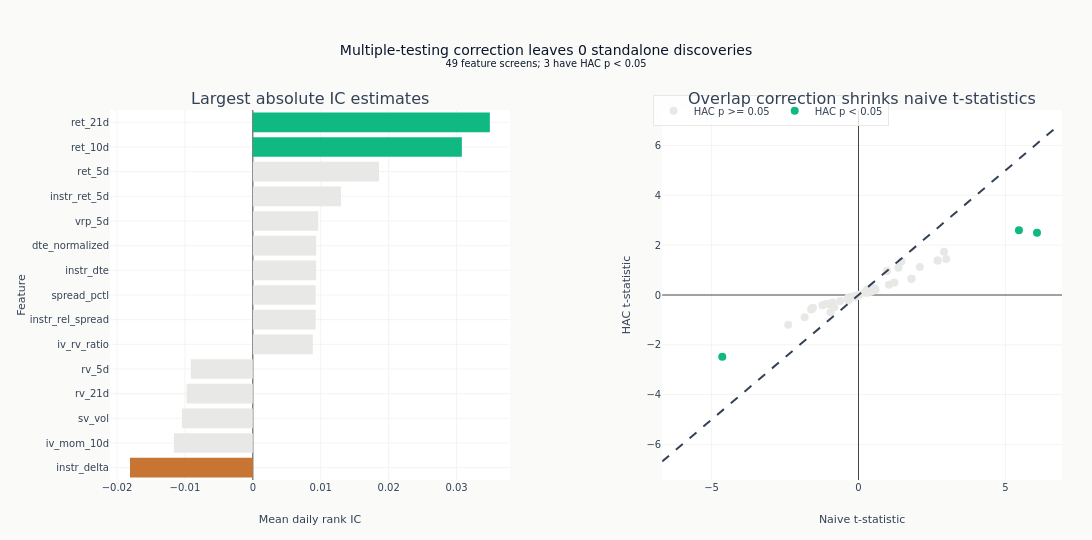

Source (notebook cell):
### Markdown cell above
The 45-degree line shows how far overlap-aware inference moves each naive
t-statistic. Titles and legends report the two discovery thresholds separately.

### Code cell
# 45-degree reference line
max_t = (
    max(
        float(eval_summary["naive_t"].abs().max() or 1.0),
        float(eval_summary["hac_t"].abs().max() or 1.0),
    )
    * 1.1
)
fig.add_trace(
    go.Scatter(
        x=[-max_t, max_t],
        y=[-max_t, max_t],
        mode="lines",
        line=dict(dash="dash", color=COLORS["neutral"]),
        showlegend=False,
    ),
    row=1,
    col=2,
)

fig.update_layout(
    template="ml4t",
    height=540,
    width=1100,
    title={
        "text": (
            f"Multiple-testing correction leaves {n_significant_fdr} standalone discoveries"
            f"<br><sup>{len(feature_names)} feature screens; {n_significant_hac} have HAC p < 0.05</sup>"
        )
    },
    margin=dict(l=110, r=30, t=110, b=60),
    legend=dict(orientation="h", y=1.04, x=0.57),
)
fig.update_xaxes(title_text="Mean daily rank IC", zeroline=True, row=1, col=1)
fig.update_xaxes(title_text="Naive t-statistic", row=1, col=2)
fig.update_yaxes(title_text="Feature", row=1, col=1)
fig.update_yaxes(title_text="HAC t-statistic", row=1, col=2)
fig.show()

### Figure 1 — Plotly figure (JSON) as saved in the notebook; plotly's stock layout.template omitted (floating-point values rounded to 4 significant figures)
{"data": [{"marker": {"color": ["#C87533", "#e8e8e6", "#e8e8e6", "#e8e8e6", "#e8e8e6", "#e8e8e6", "#e8e8e6", "#e8e8e6", "#e8e8e6", "#e8e8e6", "#e8e8e6", "#e8e8e6", "#e8e8e6", "#10b981", "#10b981"]}, "orientation": "h", "showlegend": false, "type": "bar", "x": [-0.01809, -0.01163, -0.01044, -0.00975, -0.009147, 0.008831, 0.009253, 0.009253, 0.00932, 0.00932, 0.009624, 0.01298, 0.01858, 0.03078, 0.0349], "xaxis": "x", "y": ["instr_delta", "iv_mom_10d", "sv_vol", "rv_21d", "rv_5d", "iv_rv_ratio", "instr_rel_spread", "spread_pctl", "instr_dte", "dte_normalized", "vrp_5d", "instr_ret_5d", "ret_5d", "ret_10d", "ret_21d"], "yaxis": "y"}, {"marker": {"color": "#e8e8e6", "size": 8}, "mode": "markers", "name": "HAC p >= 0.05", "text": ["ret_5d", "instr_ret_5d", "iv_mom_10d", "sv_vol", "rv_21d", "vrp_5d", "instr_dte", "dte_normalized", "instr_rel_spread", "spread_pctl", "rv_5d", "iv_rv_ratio", "iv_rv_ratio_pctl", "ret_1d", "vrp_mom_10d", "rv_10d", "rv_63d", "instr_ret_1d", "rv_42d", "vrp_10d", "sv_vrp", "garch_vrp", "vrp_63d", "vrp_mom_5d", "theta_vega_ratio", "iv_skew_atm", "vrp_zscore_252", "vrp_21d", "vrp_21d_pctl", "call_iv", "instr_theta", "iv_atm", "iv_atm_pctl", "abs_net_delta", "instr_gamma", "put_iv", "iv_atm_z_63", "iv_mom_5d", "instr_cost_mom_5d", "iv_mom_21d", "garch_cond_vol", "vrp_42d", "instr_vega", "volume_zscore", "iv_atm_z_252", "instr_pct_of_S"], "type": "scatter", "x": [2.986, 2.908, -2.391, -1.598, -1.549, 2.09, 0.9702, 0.9702, 2.693, 2.693, -1.608, 1.804, 1.804, 1.36, -1.833, -1.227, -1.107, 1.461, -0.8895, 1.221, 1.038, -0.9829, -0.8778, -0.8238, 0.4569, -0.9542, -0.6219, 0.5743, 0.5743, -0.3516, 0.385, -0.3155, -0.3155, 0.5411, 0.3055, -0.2618, -0.371, -0.3419, 0.2834, 0.2155, -0.1796, -0.1628, -0.05759, -0.09873, 0.01769, -0.005912], "xaxis": "x2", "y": [1.446, 1.734, -1.192, -0.5419, -0.5119, 1.124, 0.9609, 0.9609, 1.383, 1.383, -0.5785, 0.6549, 0.6549, 1.092, -0.8921, -0.4161, -0.3629, 1.342, -0.2995, 0.5042, 0.4074, -0.3611, -0.3232, -0.4943, 0.1485, -0.6945, -0.243, 0.2106, 0.2106, -0.1108, 0.117, -0.09949, -0.09949, 0.2669, 0.09341, -0.0826, -0.1601, -0.2242, 0.2063, 0.08887, -0.05873, -0.05967, -0.01784, -0.07775, 0.007014, -0.001868], "yaxis": "y2"}, {"marker": {"color": "#10b981", "size": 8}, "mode": "markers", "name": "HAC p < 0.05", "text": ["ret_21d", "ret_10d", "instr_delta"], "type": "scatter", "x": [6.075, 5.46, -4.636], "xaxis": "x2", "y": [2.5, 2.603, -2.476], "yaxis": "y2"}, {"line": {"color": "#334155", "dash": "dash"}, "mode": "lines", "showlegend": false, "type": "scatter", "x": [-6.683, 6.683], "xaxis": "x2", "y": [-6.683, 6.683], "yaxis": "y2"}], "layout": {"annotations": [{"font": {"size": 16}, "showarrow": false, "text": "Largest absolute IC estimates", "x": 0.21, "xanchor": "center", "xref": "paper", "y": 1.0, "yanchor": "bottom", "yref": "paper"}, {"font": {"size": 16}, "showarrow": false, "text": "Overlap correction shrinks naive t-statistics", "x": 0.79, "xanchor": "center", "xref": "paper", "y": 1.0, "yanchor": "bottom", "yref": "paper"}], "height": 540, "legend": {"orientation": "h", "x": 0.57, "y": 1.04}, "margin": {"b": 60, "l": 110, "r": 30, "t": 110}, "title": {"text": "Multiple-testing correction leaves 0 standalone discoveries<br><sup>49 feature screens; 3 have HAC p < 0.05</sup>"}, "width": 1100, "xaxis": {"anchor": "y", "domain": [0.0, 0.42], "title": {"text": "Mean daily rank IC"}, "zeroline": true}, "xaxis2": {"anchor": "y2", "domain": [0.58, 1.0], "title": {"text": "Naive t-statistic"}}, "yaxis": {"anchor": "x", "domain": [0.0, 1.0], "title": {"text": "Feature"}}, "yaxis2": {"anchor": "x2", "domain": [0.0, 1.0], "title": {"text": "HAC t-statistic"}}}}
